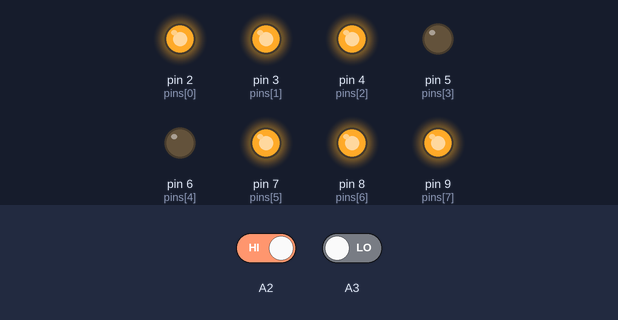
Bench run of a sketch on a simulated Arduino Uno, built with avr-gcc and run on an emulated ATmega328P. Parts: output pins drawn as LEDs (lit = HIGH). Dashed ring = blinking. Inputs (shaded band) come from the test bench; at power-on: A2 HIGH, A3 LOW.

Above: at 1.6 s.
1.7 s: A2 driven LOW
At 3.8 s:
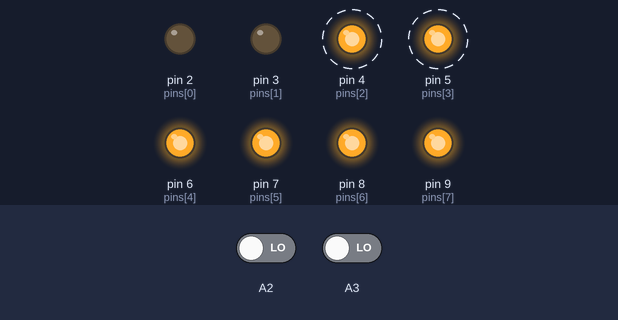
4.7 s: A3 driven HIGH
At 5.9 s:
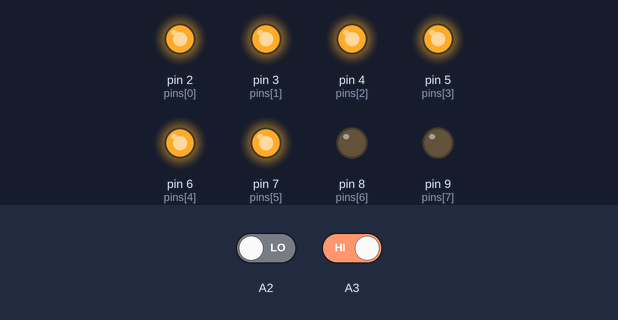
6.3 s: A3 driven LOW
At 7.5 s:
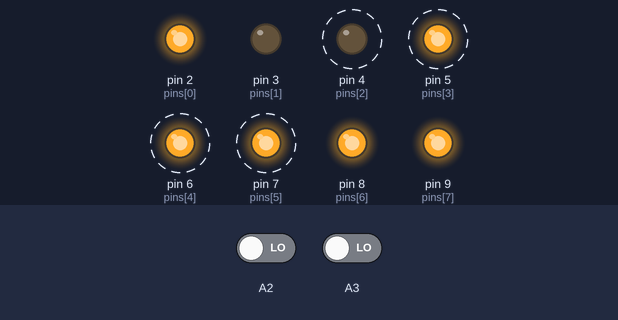
9.3 s: A2 driven HIGH
At 9.6 s:
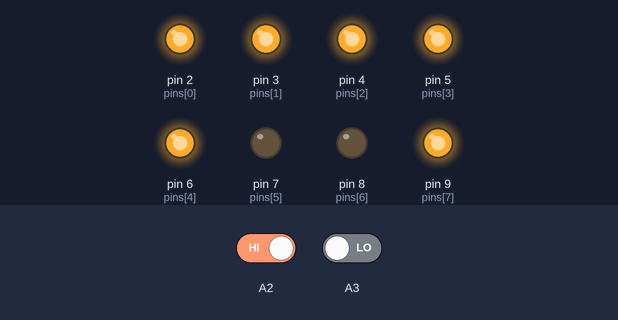
Timing chart, 0 to 13.3 s (numbered marks = the images above; inputs shaded):
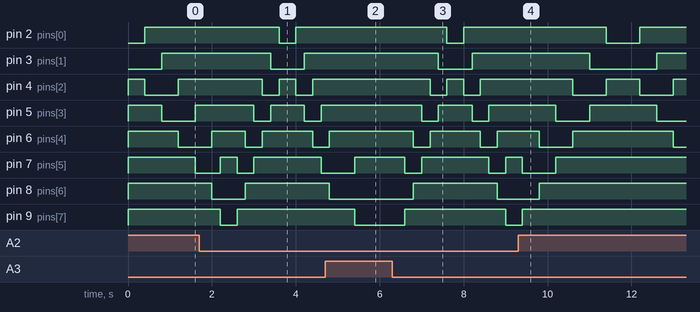

The sketch:

had.ino
```cpp
int pins[] = {2, 3, 4, 5, 6, 7, 8, 9};
unsigned static int pins_l = 8;
unsigned static int p0, p1, dir = 1;
unsigned int pos = 0;

void setup()
{
	for (int i = 0; i < 8; i++)
	{
		pinMode(pins[i], OUTPUT);
		digitalWrite(pins[i], HIGH);
	}
	digitalWrite(pins[0], LOW);
	pinMode(A2, INPUT);
	pinMode(A3, INPUT);

}

int getDelay()
{
	p0 = digitalRead(A2);
	p1 = digitalRead(A3);

	if(!p0 && !p1) return 200;
	if(p0 && !p1) return 400;
	if(!p0 && p1) return 600;
	if(p0 && p1) return 800;

}

void loop()
{
	if (dir)
	{
		if (pos > 0)
		{
			digitalWrite(pins[pos-1], HIGH);
		}

		digitalWrite(pins[pos+1], LOW);
		if (++pos == (pins_l - 1)) dir = 0;
	}
	else
	{
		if (pos < pins_l - 1)
		{
			digitalWrite(pins[pos+1], HIGH);
		}

		digitalWrite(pins[pos-1], LOW);
		if (--pos == 0) dir = 1;
	}
	delay(getDelay());
}
```

Measured:
- after the input at 1.7 s, pin 2 (pins[0]): HIGH → LOW after 1.9 s, → HIGH 0.40 s later; pin 3 (pins[1]): HIGH → LOW after 1.7 s, → HIGH 0.80 s later
- after the input at 4.7 s, pin 3 (pins[1]): stays HIGH (without the input it goes to LOW after 1.5 s); pin 4 (pins[2]): stays HIGH (without the input it goes to LOW after 1.3 s)
- after the input at 6.3 s, pin 2 (pins[0]): HIGH → LOW after 1.3 s, → HIGH 0.40 s later; pin 3 (pins[1]): HIGH → LOW after 1.1 s instead of 2.7 s; pin 8 (pins[6]): LOW → HIGH after 0.50 s instead of 0.90 s
- after the input at 9.3 s, pin 9 (pins[7]): goes on until 9.4 s, then stays HIGH
- by itself, pin 4 (pins[2]): alternates HIGH for 0.40 s and LOW for 0.40 s
- by itself, pin 5 (pins[3]): alternates HIGH for 0.80 s and LOW for 0.40 s
